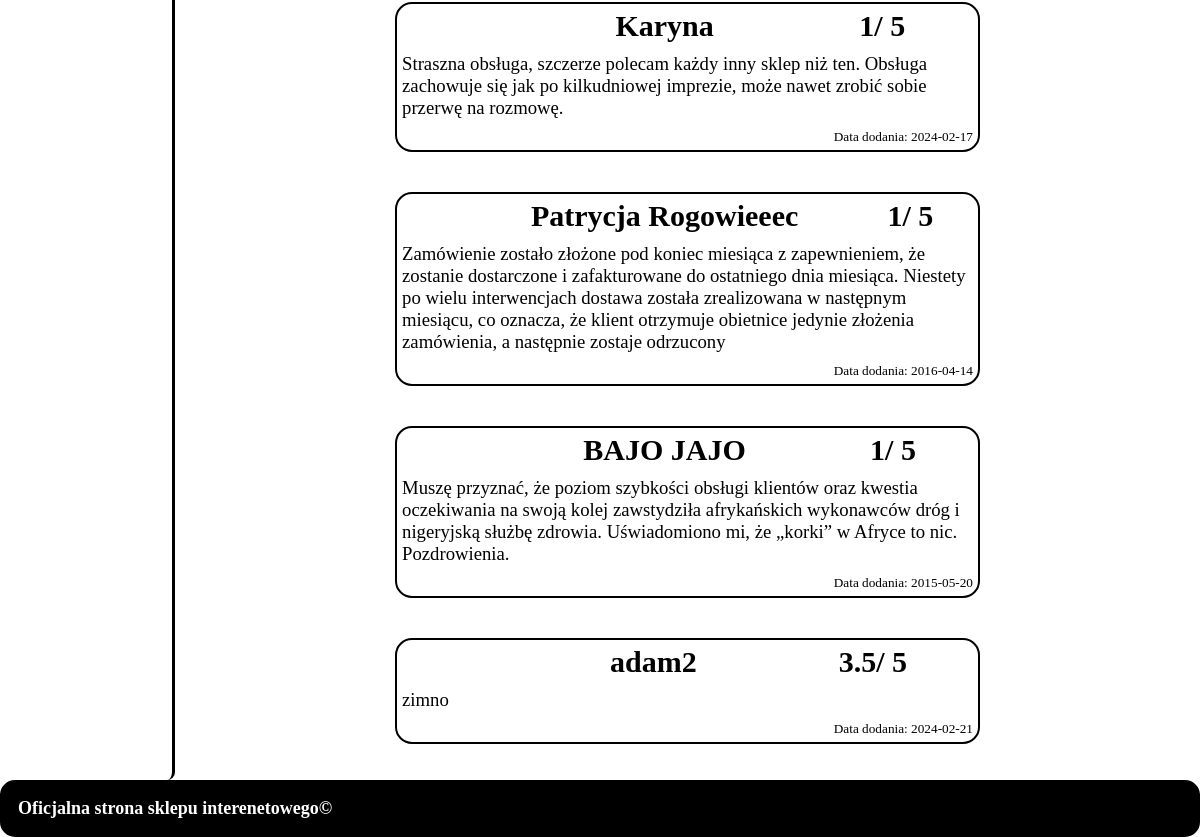
The page /opinion.php (lower part) on the database as committed earlier.
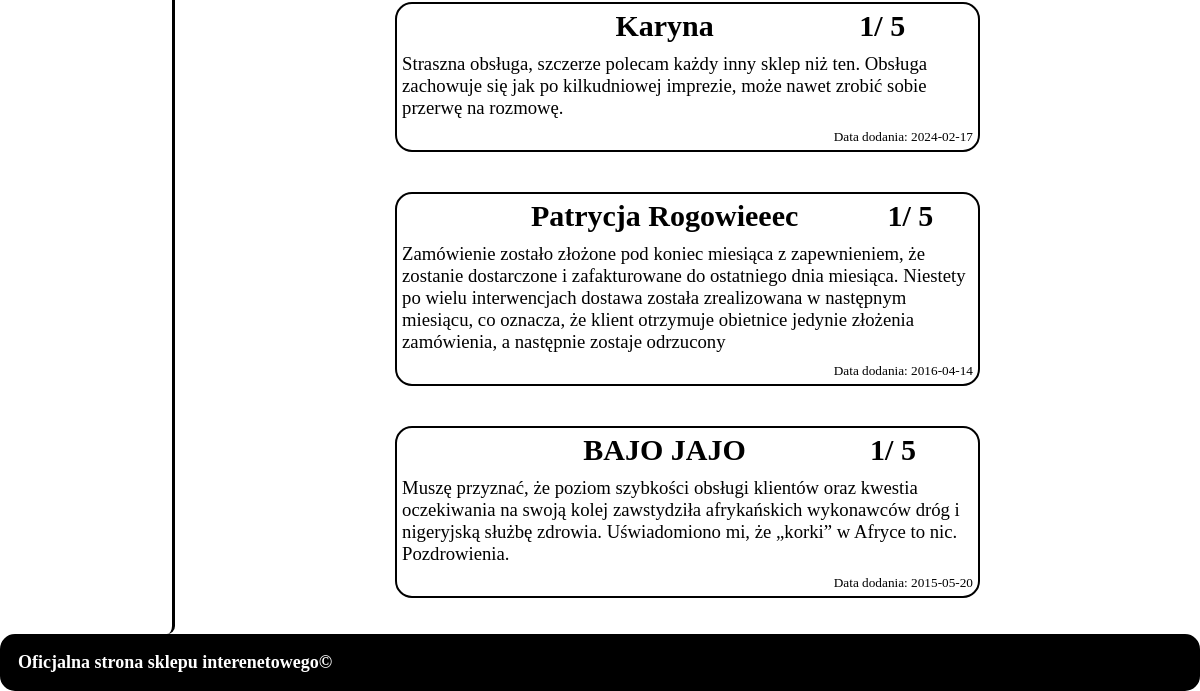
The same page on the database as committed later.
### tables this page shows
CREATE TABLE `rewiews` (
  `id` int(11) NOT NULL,
  `username` varchar(50) NOT NULL,
  `date` date NOT NULL,
  `review` text NOT NULL,
  `rating` float DEFAULT NULL
);

### opinion.php (the view, shortened to what this page needs)
<?php
    require_once "connect.php";
?>
<!DOCTYPE html>
<html lang="pl">
<head>
    <link rel="stylesheet" href="style/style.css">
    <link rel="stylesheet" href="style/opinion.css">
</head>
<body>
    <main>
    <div class="left">
        </div>
        <div class="right">
            <div class="right-bottom
            <?php
                if(isset($_GET["opinion"])){
                    echo 'disable';
                }
            ?>
            ">
                <?php
                    $sql = " SELECT * FROM rewiews";
                    if($result = $conn->query($sql)){
                        while($row=$result->fetch_assoc())
                        {
                            echo '<div class="opinion"> <div class="topop"><h2></h2><h2>'. $row['username']. '</h2><h2>';
                            echo $row["rating"]. '/ 5</h2></div> <h3>';
                            echo  $row['review']. '</h3> <h5> Data dodania: '. $row['date']. ' </h5> </div>';
                        }
                    }
                    else{
                        echo "Nie znaleziono żadnych opinii";
                    }
                ?>
            </div>
        </div>
    </main>
    <footer>
        <h2>
            <MARQUEE>
                Oficjalna strona sklepu interenetowego©
            </MARQUEE>
        </h2>
    </footer>
</body>
</html>

### style/style.css (style rules this page uses)
* { margin: 0; padding: 0; font-family: Cambria, Cochin, Georgia, Times, 'Times New Roman', serif; }
body { background: #ffffff; width: 100%; }
main { display: flex; justify-content: space-between; min-height: 646px; }
.left { width: 15%; border-radius: 8px ; border-right: black 3px solid; align-items: center; display: flex; flex-direction: column; padding-top: 40px; padding-bottom: 40px; }
.right { width: 85%; display: flex; flex-direction: column; align-items: center; padding-top: 36px; padding-bottom: 36px; padding-left: 25px; padding-right: 25px; }
.right-bottom { width: 100%; display: flex; justify-content: space-between; flex-direction: column; }
footer { background: #000000; padding: 15px; display: flex; justify-content: center; border: solid 3px black; border-radius: 15px; }
footer h2 { color: white; font-size: large; width: 100%; }

### style/opinion.css (style rules this page uses)
.right-bottom { width: 60%; }
.opinion { color: #000000; margin-top: 40px; border-radius: 17px; border: black solid 2px; }
.opinion h3 { font-weight: normal; }
.opinion h5 { text-align: end; font-weight: lighter; }
.topop { display: flex; justify-content: space-around; }

Rows that differ between the two databases and show on the page:
removed rewiews: username "adam2", rating "3.5", review "zimno", date "2024-02-21"
